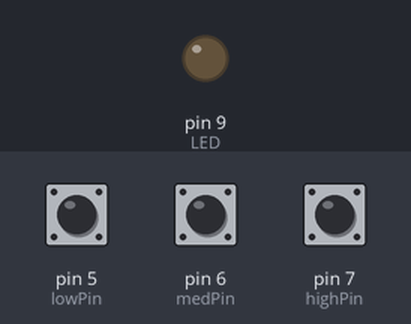
The sketch below on a simulated Arduino Uno, built with avr-gcc and run on an emulated ATmega328P. On the bench: output pins drawn as LEDs (lit = HIGH). The inputs (shaded band) are chosen by the test bench; at power-on: pin 5 (lowPin) HIGH, pin 6 (medPin) HIGH, pin 7 (highPin) HIGH.

Above: at 1.2 s.
1.3 s: pin 5 (lowPin) pulled LOW for 0.15 s
At 1.8 s:
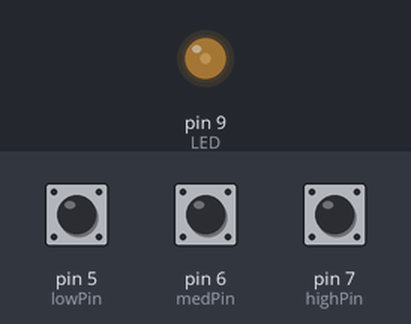
2.9 s: pin 6 (medPin) pulled LOW for 0.15 s
At 4.1 s:
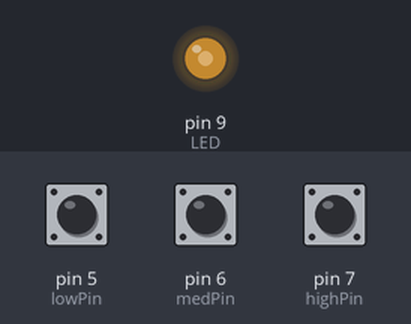
4.5 s: pin 7 (highPin) pulled LOW for 0.15 s
At 5.5 s:
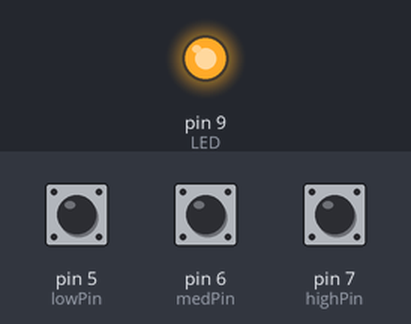
6.1 s: pin 5 (lowPin) pulled LOW for 1 s
At 6.7 s:
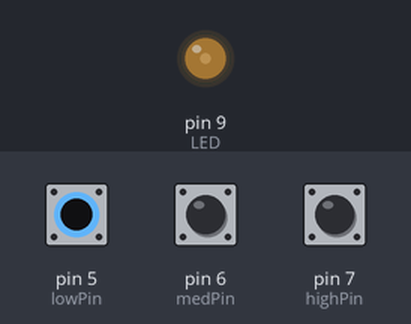
8.6 s: pin 6 (medPin) pulled LOW for 1 s
At 9.8 s:
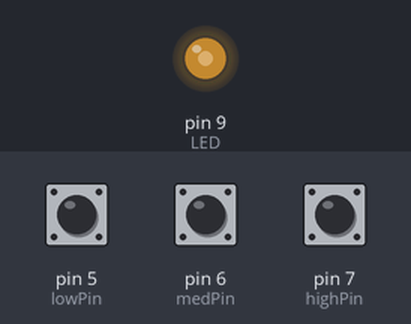
Timing chart, 0 to 11.6 s (numbered marks = the images above; inputs shaded):
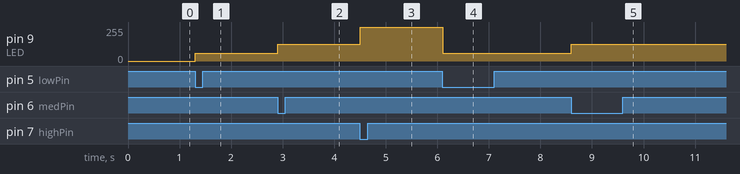

Measured:
- after the input at 1.3 s, pin 9 (LED): 0/255 → 60/255 at once
- after the input at 2.9 s, pin 9 (LED): 60/255 → 125/255 at once
- after the input at 4.5 s, pin 9 (LED): 125/255 → 255/255 at once
- after the input at 6.1 s, pin 9 (LED): 255/255 → 60/255 at once
- after the input at 8.6 s, pin 9 (LED): 60/255 → 125/255 at once

The sketch:

listing8-2.ino
```cpp
const int LED = 9; // A three intensity LED program
const int highPin = 7;
const int medPin = 6;
const int lowPin = 5;
boolean high;
boolean med;
boolean low;
void setup() {
  pinMode (LED, OUTPUT);
  pinMode (highPin, INPUT_PULLUP);
  pinMode (medPin, INPUT_PULLUP);
  pinMode (lowPin, INPUT_PULLUP);
}
void loop() {
  high = digitalRead (highPin);
  med = digitalRead (medPin);
  low = digitalRead (lowPin);
  if (high == LOW) {
    analogWrite(LED, 255);
  }
  if (med == LOW) {
    analogWrite(LED, 125);
  }
  if (low == LOW) {
    analogWrite(LED, 60);
  }
  delay(100);
}
```
